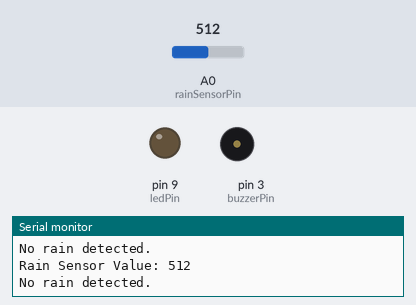
Bench run of a sketch on a simulated Arduino Uno, built with avr-gcc and run on an emulated ATmega328P. Shown: output pins drawn as LEDs (lit = HIGH), buzzer (waves = sounding, pin HIGH), the last lines printed to the serial monitor. The inputs (shaded band) are chosen by the test bench; at power-on: A0 (rainSensorPin) = 512.

Above: at 1.8 s.
1.9 s: A0 (rainSensorPin) set to 490
At 2.9 s:
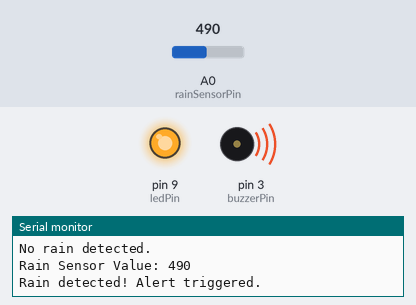
3.5 s: A0 (rainSensorPin) set to 510
At 4.5 s:
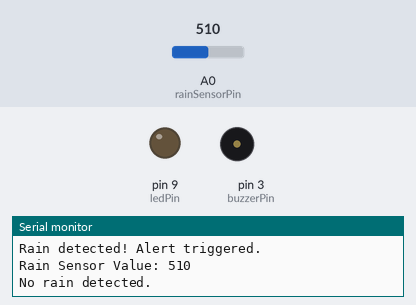
5.5 s: A0 (rainSensorPin) set to 306
At 7.2 s:
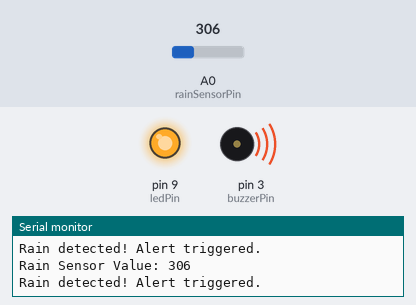
Timing chart, 0 to 8.7 s (numbered marks = the images above; inputs shaded):
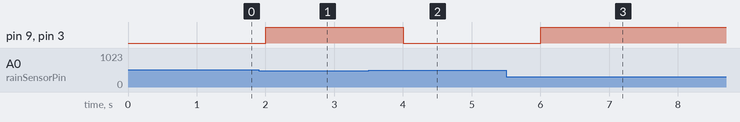

Measured:
- the behaviour switches between 500 and 499 on A0 (rainSensorPin) (found by bisection; images 0 and 1)
- after the input at 1.9 s, pin 9 (ledPin), pin 3 (buzzerPin): LOW → HIGH after 0.10 s
- after the input at 3.5 s, pin 9 (ledPin), pin 3 (buzzerPin): HIGH → LOW after 0.50 s
- after the input at 5.5 s, pin 9 (ledPin), pin 3 (buzzerPin): LOW → HIGH after 0.50 s

The sketch:

FIRE.ino
```cpp
int rainSensorPin = A0;   // Pin connected to the rain sensor (analog output)
int buzzerPin = 3;         // Pin connected to the buzzer
int ledPin = 9;            // Pin connected to the LED
int rainThreshold = 500;   // Adjust this threshold value based on your sensor readings

void setup() {
  Serial.begin(9600);         // Start serial communication for debugging
  pinMode(buzzerPin, OUTPUT); // Set buzzerPin as output
  pinMode(ledPin, OUTPUT);    // Set ledPin as output
  pinMode(rainSensorPin, INPUT); // Set rainSensorPin as input
}

void loop() {
  int sensorValue = analogRead(rainSensorPin);  // Read rain sensor value

  Serial.print("Rain Sensor Value: ");
  Serial.println(sensorValue); // Print the sensor value to Serial Monitor

  // If sensor value exceeds threshold, rain is detected
  if (sensorValue < rainThreshold) {   // Change logic to < for rain detection
    digitalWrite(buzzerPin, HIGH);     // Turn on the buzzer
    digitalWrite(ledPin, HIGH);        // Turn on the LED
    Serial.println("Rain detected! Alert triggered.");
  } else {
    digitalWrite(buzzerPin, LOW);      // Turn off the buzzer
    digitalWrite(ledPin, LOW);         // Turn off the LED
    Serial.println("No rain detected.");
  }
  delay(1000); // Delay for stability
}
```
